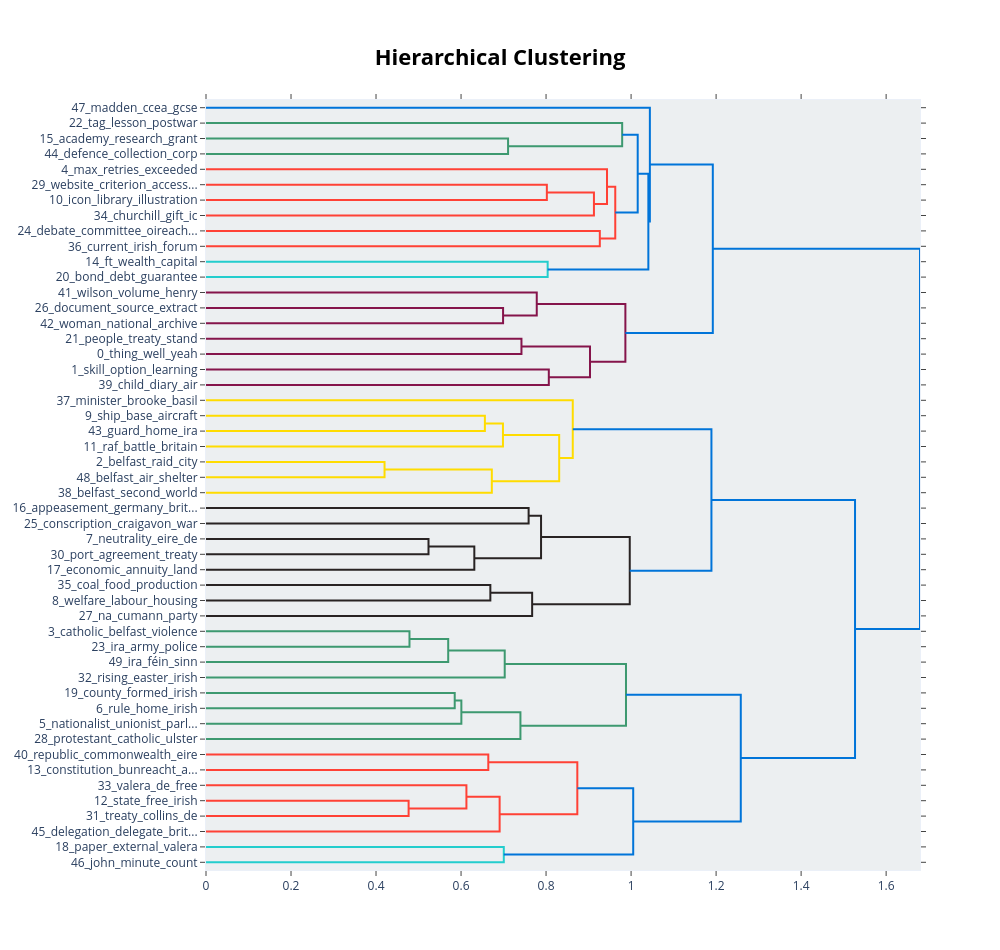

The code cell stored with this chart in its notebook:
### Markdown cell above
## hierarchy

### Code cell
option1_topic_model_fast.visualize_hierarchy()

### Figure 1 — Plotly figure (JSON) as saved in the notebook; plotly's stock layout.template omitted (floating-point values rounded to 4 significant figures)
{"data": [{"hoverinfo": "text", "marker": {"color": "rgb(61,153,112)"}, "mode": "lines", "type": "scatter", "x": [0.0, 0.7106, 0.7106, 0.0], "xaxis": "x", "y": [-25.0, -25.0, -35.0, -35.0], "yaxis": "y"}, {"hoverinfo": "text", "marker": {"color": "rgb(61,153,112)"}, "mode": "lines", "type": "scatter", "x": [0.0, 0.979, 0.979, 0.7106], "xaxis": "x", "y": [-15.0, -15.0, -30.0, -30.0], "yaxis": "y"}, {"hoverinfo": "text", "marker": {"color": "rgb(255,65,54)"}, "mode": "lines", "type": "scatter", "x": [0.0, 0.8018, 0.8018, 0.0], "xaxis": "x", "y": [-55.0, -55.0, -65.0, -65.0], "yaxis": "y"}, {"hoverinfo": "text", "marker": {"color": "rgb(255,65,54)"}, "mode": "lines", "type": "scatter", "x": [0.8018, 0.9126, 0.9126, 0.0], "xaxis": "x", "y": [-60.0, -60.0, -75.0, -75.0], "yaxis": "y"}, {"hoverinfo": "text", "marker": {"color": "rgb(255,65,54)"}, "mode": "lines", "type": "scatter", "x": [0.0, 0.9434, 0.9434, 0.9126], "xaxis": "x", "y": [-45.0, -45.0, -67.5, -67.5], "yaxis": "y"}, {"hoverinfo": "text", "marker": {"color": "rgb(255,65,54)"}, "mode": "lines", "type": "scatter", "x": [0.0, 0.9265, 0.9265, 0.0], "xaxis": "x", "y": [-85.0, -85.0, -95.0, -95.0], "yaxis": "y"}, {"hoverinfo": "text", "marker": {"color": "rgb(255,65,54)"}, "mode": "lines", "type": "scatter", "x": [0.9434, 0.9628, 0.9628, 0.9265], "xaxis": "x", "y": [-56.25, -56.25, -90.0, -90.0], "yaxis": "y"}, {"hoverinfo": "text", "marker": {"color": "rgb(0,116,217)"}, "mode": "lines", "type": "scatter", "x": [0.979, 1.016, 1.016, 0.9628], "xaxis": "x", "y": [-22.5, -22.5, -73.12, -73.12], "yaxis": "y"}, {"hoverinfo": "text", "marker": {"color": "rgb(35,205,205)"}, "mode": "lines", "type": "scatter", "x": [0.0, 0.8038, 0.8038, 0.0], "xaxis": "x", "y": [-105.0, -105.0, -115.0, -115.0], "yaxis": "y"}, {"hoverinfo": "text", "marker": {"color": "rgb(0,116,217)"}, "mode": "lines", "type": "scatter", "x": [1.016, 1.041, 1.041, 0.8038], "xaxis": "x", "y": [-47.81, -47.81, -110.0, -110.0], "yaxis": "y"}, {"hoverinfo": "text", "marker": {"color": "rgb(0,116,217)"}, "mode": "lines", "type": "scatter", "x": [0.0, 1.044, 1.044, 1.041], "xaxis": "x", "y": [-5.0, -5.0, -78.91, -78.91], "yaxis": "y"}, {"hoverinfo": "text", "marker": {"color": "rgb(133,20,75)"}, "mode": "lines", "type": "scatter", "x": [0.0, 0.6989, 0.6989, 0.0], "xaxis": "x", "y": [-135.0, -135.0, -145.0, -145.0], "yaxis": "y"}, {"hoverinfo": "text", "marker": {"color": "rgb(133,20,75)"}, "mode": "lines", "type": "scatter", "x": [0.0, 0.7781, 0.7781, 0.6989], "xaxis": "x", "y": [-125.0, -125.0, -140.0, -140.0], "yaxis": "y"}, {"hoverinfo": "text", "marker": {"color": "rgb(133,20,75)"}, "mode": "lines", "type": "scatter", "x": [0.0, 0.7421, 0.7421, 0.0], "xaxis": "x", "y": [-155.0, -155.0, -165.0, -165.0], "yaxis": "y"}, {"hoverinfo": "text", "marker": {"color": "rgb(133,20,75)"}, "mode": "lines", "type": "scatter", "x": [0.0, 0.8065, 0.8065, 0.0], "xaxis": "x", "y": [-175.0, -175.0, -185.0, -185.0], "yaxis": "y"}, {"hoverinfo": "text", "marker": {"color": "rgb(133,20,75)"}, "mode": "lines", "type": "scatter", "x": [0.7421, 0.9034, 0.9034, 0.8065], "xaxis": "x", "y": [-160.0, -160.0, -180.0, -180.0], "yaxis": "y"}, {"hoverinfo": "text", "marker": {"color": "rgb(133,20,75)"}, "mode": "lines", "type": "scatter", "x": [0.7781, 0.9866, 0.9866, 0.9034], "xaxis": "x", "y": [-132.5, -132.5, -170.0, -170.0], "yaxis": "y"}, {"hoverinfo": "text", "marker": {"color": "rgb(0,116,217)"}, "mode": "lines", "type": "scatter", "x": [1.044, 1.192, 1.192, 0.9866], "xaxis": "x", "y": [-41.95, -41.95, -151.2, -151.2], "yaxis": "y"}, {"hoverinfo": "text", "marker": {"color": "rgb(255,220,0)"}, "mode": "lines", "type": "scatter", "x": [0.0, 0.6561, 0.6561, 0.0], "xaxis": "x", "y": [-205.0, -205.0, -215.0, -215.0], "yaxis": "y"}, {"hoverinfo": "text", "marker": {"color": "rgb(255,220,0)"}, "mode": "lines", "type": "scatter", "x": [0.6561, 0.6986, 0.6986, 0.0], "xaxis": "x", "y": [-210.0, -210.0, -225.0, -225.0], "yaxis": "y"}, {"hoverinfo": "text", "marker": {"color": "rgb(255,220,0)"}, "mode": "lines", "type": "scatter", "x": [0.0, 0.42, 0.42, 0.0], "xaxis": "x", "y": [-235.0, -235.0, -245.0, -245.0], "yaxis": "y"}, {"hoverinfo": "text", "marker": {"color": "rgb(255,220,0)"}, "mode": "lines", "type": "scatter", "x": [0.42, 0.6724, 0.6724, 0.0], "xaxis": "x", "y": [-240.0, -240.0, -255.0, -255.0], "yaxis": "y"}, {"hoverinfo": "text", "marker": {"color": "rgb(255,220,0)"}, "mode": "lines", "type": "scatter", "x": [0.6986, 0.8309, 0.8309, 0.6724], "xaxis": "x", "y": [-217.5, -217.5, -247.5, -247.5], "yaxis": "y"}, {"hoverinfo": "text", "marker": {"color": "rgb(255,220,0)"}, "mode": "lines", "type": "scatter", "x": [0.0, 0.8628, 0.8628, 0.8309], "xaxis": "x", "y": [-195.0, -195.0, -232.5, -232.5], "yaxis": "y"}, {"hoverinfo": "text", "marker": {"color": "rgb(40,35,35)"}, "mode": "lines", "type": "scatter", "x": [0.0, 0.759, 0.759, 0.0], "xaxis": "x", "y": [-265.0, -265.0, -275.0, -275.0], "yaxis": "y"}, {"hoverinfo": "text", "marker": {"color": "rgb(40,35,35)"}, "mode": "lines", "type": "scatter", "x": [0.0, 0.5234, 0.5234, 0.0], "xaxis": "x", "y": [-285.0, -285.0, -295.0, -295.0], "yaxis": "y"}, {"hoverinfo": "text", "marker": {"color": "rgb(40,35,35)"}, "mode": "lines", "type": "scatter", "x": [0.5234, 0.6312, 0.6312, 0.0], "xaxis": "x", "y": [-290.0, -290.0, -305.0, -305.0], "yaxis": "y"}, {"hoverinfo": "text", "marker": {"color": "rgb(40,35,35)"}, "mode": "lines", "type": "scatter", "x": [0.759, 0.7882, 0.7882, 0.6312], "xaxis": "x", "y": [-270.0, -270.0, -297.5, -297.5], "yaxis": "y"}, {"hoverinfo": "text", "marker": {"color": "rgb(40,35,35)"}, "mode": "lines", "type": "scatter", "x": [0.0, 0.6689, 0.6689, 0.0], "xaxis": "x", "y": [-315.0, -315.0, -325.0, -325.0], "yaxis": "y"}, {"hoverinfo": "text", "marker": {"color": "rgb(40,35,35)"}, "mode": "lines", "type": "scatter", "x": [0.6689, 0.7673, 0.7673, 0.0], "xaxis": "x", "y": [-320.0, -320.0, -335.0, -335.0], "yaxis": "y"}, {"hoverinfo": "text", "marker": {"color": "rgb(40,35,35)"}, "mode": "lines", "type": "scatter", "x": [0.7882, 0.9969, 0.9969, 0.7673], "xaxis": "x", "y": [-283.8, -283.8, -327.5, -327.5], "yaxis": "y"}, {"hoverinfo": "text", "marker": {"color": "rgb(0,116,217)"}, "mode": "lines", "type": "scatter", "x": [0.8628, 1.189, 1.189, 0.9969], "xaxis": "x", "y": [-213.8, -213.8, -305.6, -305.6], "yaxis": "y"}, {"hoverinfo": "text", "marker": {"color": "rgb(61,153,112)"}, "mode": "lines", "type": "scatter", "x": [0.0, 0.4787, 0.4787, 0.0], "xaxis": "x", "y": [-345.0, -345.0, -355.0, -355.0], "yaxis": "y"}, {"hoverinfo": "text", "marker": {"color": "rgb(61,153,112)"}, "mode": "lines", "type": "scatter", "x": [0.4787, 0.5698, 0.5698, 0.0], "xaxis": "x", "y": [-350.0, -350.0, -365.0, -365.0], "yaxis": "y"}, {"hoverinfo": "text", "marker": {"color": "rgb(61,153,112)"}, "mode": "lines", "type": "scatter", "x": [0.5698, 0.7027, 0.7027, 0.0], "xaxis": "x", "y": [-357.5, -357.5, -375.0, -375.0], "yaxis": "y"}, {"hoverinfo": "text", "marker": {"color": "rgb(61,153,112)"}, "mode": "lines", "type": "scatter", "x": [0.0, 0.5851, 0.5851, 0.0], "xaxis": "x", "y": [-385.0, -385.0, -395.0, -395.0], "yaxis": "y"}, {"hoverinfo": "text", "marker": {"color": "rgb(61,153,112)"}, "mode": "lines", "type": "scatter", "x": [0.5851, 0.6007, 0.6007, 0.0], "xaxis": "x", "y": [-390.0, -390.0, -405.0, -405.0], "yaxis": "y"}, {"hoverinfo": "text", "marker": {"color": "rgb(61,153,112)"}, "mode": "lines", "type": "scatter", "x": [0.6007, 0.7397, 0.7397, 0.0], "xaxis": "x", "y": [-397.5, -397.5, -415.0, -415.0], "yaxis": "y"}, {"hoverinfo": "text", "marker": {"color": "rgb(61,153,112)"}, "mode": "lines", "type": "scatter", "x": [0.7027, 0.988, 0.988, 0.7397], "xaxis": "x", "y": [-366.2, -366.2, -406.2, -406.2], "yaxis": "y"}, {"hoverinfo": "text", "marker": {"color": "rgb(255,65,54)"}, "mode": "lines", "type": "scatter", "x": [0.0, 0.6641, 0.6641, 0.0], "xaxis": "x", "y": [-425.0, -425.0, -435.0, -435.0], "yaxis": "y"}, {"hoverinfo": "text", "marker": {"color": "rgb(255,65,54)"}, "mode": "lines", "type": "scatter", "x": [0.0, 0.4766, 0.4766, 0.0], "xaxis": "x", "y": [-455.0, -455.0, -465.0, -465.0], "yaxis": "y"}, {"hoverinfo": "text", "marker": {"color": "rgb(255,65,54)"}, "mode": "lines", "type": "scatter", "x": [0.0, 0.6126, 0.6126, 0.4766], "xaxis": "x", "y": [-445.0, -445.0, -460.0, -460.0], "yaxis": "y"}, {"hoverinfo": "text", "marker": {"color": "rgb(255,65,54)"}, "mode": "lines", "type": "scatter", "x": [0.6126, 0.6908, 0.6908, 0.0], "xaxis": "x", "y": [-452.5, -452.5, -475.0, -475.0], "yaxis": "y"}, {"hoverinfo": "text", "marker": {"color": "rgb(255,65,54)"}, "mode": "lines", "type": "scatter", "x": [0.6641, 0.8735, 0.8735, 0.6908], "xaxis": "x", "y": [-430.0, -430.0, -463.8, -463.8], "yaxis": "y"}, {"hoverinfo": "text", "marker": {"color": "rgb(35,205,205)"}, "mode": "lines", "type": "scatter", "x": [0.0, 0.7005, 0.7005, 0.0], "xaxis": "x", "y": [-485.0, -485.0, -495.0, -495.0], "yaxis": "y"}, {"hoverinfo": "text", "marker": {"color": "rgb(0,116,217)"}, "mode": "lines", "type": "scatter", "x": [0.8735, 1.005, 1.005, 0.7005], "xaxis": "x", "y": [-446.9, -446.9, -490.0, -490.0], "yaxis": "y"}, {"hoverinfo": "text", "marker": {"color": "rgb(0,116,217)"}, "mode": "lines", "type": "scatter", "x": [0.988, 1.258, 1.258, 1.005], "xaxis": "x", "y": [-386.2, -386.2, -468.4, -468.4], "yaxis": "y"}, {"hoverinfo": "text", "marker": {"color": "rgb(0,116,217)"}, "mode": "lines", "type": "scatter", "x": [1.189, 1.527, 1.527, 1.258], "xaxis": "x", "y": [-259.7, -259.7, -427.3, -427.3], "yaxis": "y"}, {"hoverinfo": "text", "marker": {"color": "rgb(0,116,217)"}, "mode": "lines", "type": "scatter", "x": [1.192, 1.68, 1.68, 1.527], "xaxis": "x", "y": [-96.6, -96.6, -343.5, -343.5], "yaxis": "y"}], "layout": {"autosize": false, "height": 950, "hoverlabel": {"bgcolor": "white", "font": {"family": "Rockwell", "size": 16}}, "hovermode": "closest", "plot_bgcolor": "#ECEFF1", "showlegend": false, "title": {"font": {"color": "Black", "size": 22}, "text": "<b>Hierarchical Clustering</b>", "x": 0.5, "xanchor": "center", "yanchor": "top"}, "width": 1000, "xaxis": {"mirror": "allticks", "rangemode": "tozero", "showgrid": false, "showline": true, "showticklabels": true, "ticks": "outside", "type": "linear", "zeroline": false}, "yaxis": {"mirror": "allticks", "range": [-500, 0], "rangemode": "tozero", "showgrid": false, "showline": true, "showticklabels": true, "tickmode": "array", "ticks": "outside", "ticktext": ["47_madden_ccea_gcse", "22_tag_lesson_postwar", "15_academy_research_grant", "44_defence_collection_corp", "4_max_retries_exceeded", "29_website_criterion_access...", "10_icon_library_illustration", "34_churchill_gift_ic", "24_debate_committee_oireach...", "36_current_irish_forum", "14_ft_wealth_capital", "20_bond_debt_guarantee", "41_wilson_volume_henry", "26_document_source_extract", "42_woman_national_archive", "21_people_treaty_stand", "0_thing_well_yeah", "1_skill_option_learning", "39_child_diary_air", "37_minister_brooke_basil", "9_ship_base_aircraft", "43_guard_home_ira", "11_raf_battle_britain", "2_belfast_raid_city", "48_belfast_air_shelter", "38_belfast_second_world", "16_appeasement_germany_brit...", "25_conscription_craigavon_war", "7_neutrality_eire_de", "30_port_agreement_treaty", "17_economic_annuity_land", "35_coal_food_production", "8_welfare_labour_housing", "27_na_cumann_party", "3_catholic_belfast_violence", "23_ira_army_police", "49_ira_féin_sinn", "32_rising_easter_irish", "19_county_formed_irish", "6_rule_home_irish", "5_nationalist_unionist_parl...", "28_protestant_catholic_ulster", "40_republic_commonwealth_eire", "13_constitution_bunreacht_a...", "33_valera_de_free", "12_state_free_irish", "31_treaty_collins_de", "45_delegation_delegate_brit...", "18_paper_external_valera", "46_john_minute_count"], "tickvals": [-5, -15, -25, -35, -45, -55, -65, -75, -85, -95, -105, -115, -125, -135, -145, -155, -165, -175, -185, -195, -205, -215, -225, -235, -245, -255, -265, -275, -285, -295, -305, -315, -325, -335, -345, -355, -365, -375, -385, -395, -405, -415, -425, -435, -445, -455, -465, -475, -485, -495], "type": "linear", "zeroline": false}}}
